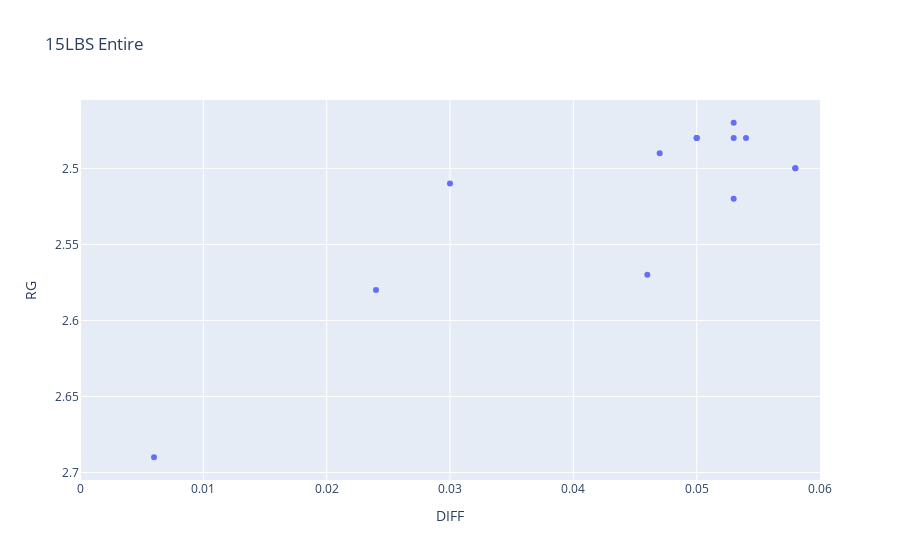

Write notebook code for a chart like this one.
### Code cell
import plotly.express as px
db_filtered15 = db_csv[db_csv['LBS'] == 15]
fig = px.scatter(db_filtered15, x='DIFF', y='RG',hover_data=db_filtered15, title='15LBS Entire')
fig.update_layout(xaxis_range=[0.000, 0.060], yaxis_range=[2.43, 2.80])
fig.update_yaxes(autorange="reversed")
fig.show()

### Figure 1 — Plotly figure (JSON) as saved in the notebook; plotly's stock layout.template omitted (floating-point values rounded to 4 significant figures; data arrays with more than 128 entries replaced by an {"elided": "..."} marker saying what was removed)
{"data": [{"customdata": {"elided": "14x10 mixed values"}, "hovertemplate": "DIFF=%{x}<br>RG=%{y}<br>Company_name=%{customdata[0]}<br>Ball_name=%{customdata[1]}<br>LBS=%{customdata[2]}<br>PSA=%{customdata[3]}<br>Coverstock=%{customdata[4]}<br>Weight_block=%{customdata[5]}<br>Factory_finish=%{customdata[6]}<br>Color=%{customdata[7]}<br>Flare_potential=%{customdata[8]}<br>Fragnance=%{customdata[9]}<extra></extra>", "legendgroup": "", "marker": {"color": "#636efa", "symbol": "circle"}, "mode": "markers", "name": "", "orientation": "v", "showlegend": false, "type": "scatter", "x": [0.058, 0.047, 0.05, 0.053, 0.053, 0.054, 0.058, 0.05, 0.053, 0.05, 0.046, 0.03, 0.024, 0.006], "xaxis": "x", "y": [2.5, 2.49, 2.48, 2.48, 2.47, 2.48, 2.5, 2.48, 2.52, 2.48, 2.57, 2.51, 2.58, 2.69], "yaxis": "y"}], "layout": {"legend": {"tracegroupgap": 0}, "title": {"text": "15LBS Entire"}, "xaxis": {"anchor": "y", "domain": [0, 1], "range": [0, 0.06], "title": {"text": "DIFF"}}, "yaxis": {"anchor": "x", "autorange": "reversed", "domain": [0, 1], "range": [2.43, 2.8], "title": {"text": "RG"}}}}
